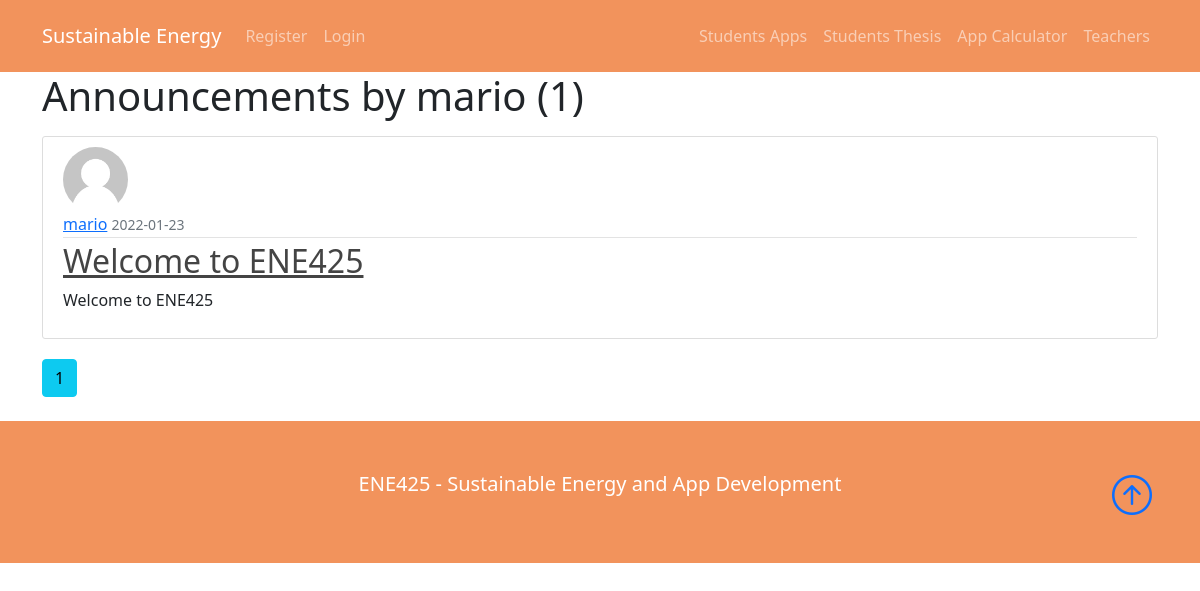
The page /announcement/user/mario on the database its author committed.
### webse/models.py (models this page shows, shortened)
class User(db.Model, UserMixin):
    __tablename__= 'user'
    id = db.Column(db.Integer, primary_key=True)
    username = db.Column(db.String(20), unique=True, nullable=False)
    email = db.Column(db.String(120), unique=True, nullable=False)
    image_file = db.Column(db.String(20), nullable=False, default='default.jpg')
    password = db.Column(db.String(60), nullable=False)
    course = db.Column(db.String(60), unique=False, nullable=False)
    moduls = db.relationship('Moduls', backref='author', lazy=True)
    announcements = db.relationship('Announcement', backref='author', lazy=True)
    postsm = db.relationship('Chat', backref='author', lazy=True)

class Announcement(db.Model):
    __tablename__= 'announcement'
    id = db.Column(db.Integer, primary_key=True)
    title = db.Column(db.String(100), nullable=False)
    date_posted = db.Column(db.DateTime, nullable=False, default=datetime.utcnow)
    content = db.Column(db.Text, nullable=False)
    user_id = db.Column(db.Integer, db.ForeignKey('user.id'), nullable=False)

### webse/routes.py (the view)
@app.route("/announcement/user/<string:username>")
def user_announcements(username):
    page = request.args.get('page', 1, type=int)
    user = User.query.filter_by(username=username).first_or_404()
    announcements = Announcement.query.filter_by(author=user)\
        .order_by(Announcement.date_posted.desc())\
        .paginate(page=page, per_page=4)
    return render_template('user_announcements.html', announcements=announcements, user=user)

### webse/templates/user_announcements.html
{% extends "layout.html" %}
{% block content %}
<div class="container">
    <h1 class="mb-3">Announcements by {{ user.username }} ({{ announcements.total }})</h1>
    {% for announcement in announcements.items %}
        <article class="media content-section">
          <img class="rounded-circle article-img" src="{{ url_for('static', filename='profile_pics/' + announcement.author.image_file) }}">
          <div class="media-body">
            <div class="article-metadata">
              <a class="mr-2" href="{{ url_for('user_announcements', username=announcement.author.username) }}">{{ announcement.author.username }}</a>
              <small class="text-muted">{{ announcement.date_posted.strftime('%Y-%m-%d') }}</small>
            </div>
            <h2><a class="article-title" href="{{ url_for('announcement', announcement_id=announcement.id) }}">{{ announcement.title }}</a></h2>
            <p class="article-content">{{ announcement.content }}</p>
          </div>
        </article>
    {% endfor %}
    {% for page_num in announcements.iter_pages(left_edge=1, right_edge=1, left_current=1, right_current=2) %}
      {% if page_num %}
        {% if announcements.page == page_num %}
          <a class="btn btn-info mb-4" href="{{ url_for('user_announcements', username=user.username, page=page_num) }}">{{ page_num }}</a>
        {% else %}
          <a class="btn btn-outline-info mb-4" href="{{ url_for('user_announcements', username=user.username, page=page_num) }}">{{ page_num }}</a>
        {% endif %}
      {% else %}
        ...
      {% endif %}
    {% endfor %}
</div>
{% endblock content %}

### webse/static/main.css (style rules this page uses)
.content-section { background: #ffffff; padding: 10px 20px; border: 1px solid #dddddd; border-radius: 3px; margin-bottom: 20px; }
.article-title { color: #444444; }
.article-content { white-space: pre-line; }
.article-img { height: 65px; width: 65px; margin-right: 16px; }
.article-metadata { padding-bottom: 1px; margin-bottom: 4px; border-bottom: 1px solid #e3e3e3 }

### rows shown on the page
User: username "mario"
Announcement: image_file (placeholder picture), author.username "mario", date_posted "2022-01-23", title "Welcome to ENE425", content "Welcome to ENE425"

### other values the page prints
{{ announcements.total }} "1"
{{ page_num }} "1"
